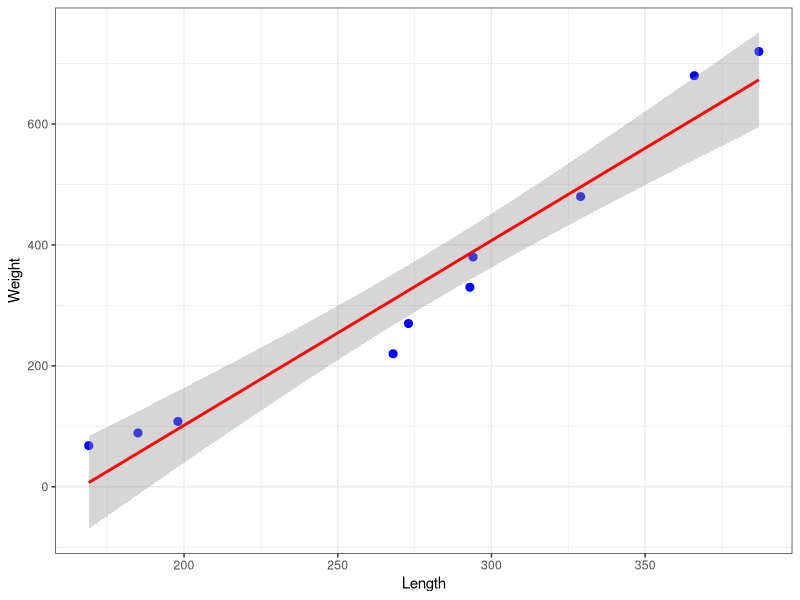
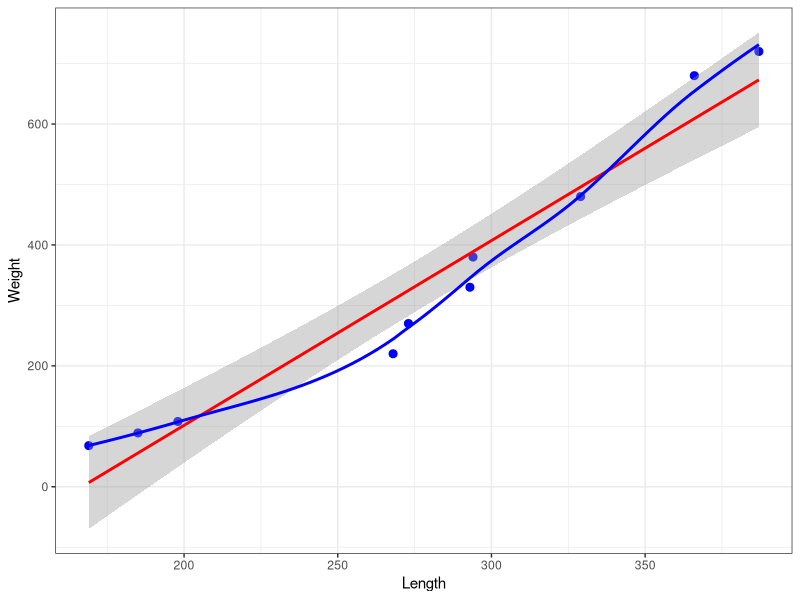

Generate these figures, in order, with R:
## ---- chunk 1
knitr::opts_chunk$set(echo = TRUE)
options(digits=3)
## ---- chunk 2
knitr::opts_chunk$set(echo = TRUE)
library(magrittr)

#Higher Certificate, Paper II, 2006.  Question 3

## ---- chunk 3
Length<- c(387 , 366, 329, 293, 273, 268, 294, 198 ,185 , 169 )
Weight<- c(720, 680, 480, 330, 270, 220, 380, 108  , 89 ,  68 )

myDF <- data.frame(Length, Weight)

## ---- chunk 4
lm.model <- lm(Weight~Length,data=myDF)
## ---- chunk 5
coef(lm.model)

## ---- chunk 6
library(ggplot2)

p <- ggplot(data = myDF, aes(x=Length,y=Weight)) 
p <- p + geom_point( col="blue", size=2.4 )
p <- p + stat_smooth(method="lm", col="red")
p <- p + theme_bw()
p
## ---- chunk 7
library(ggplot2)

p <- ggplot(data = myDF, aes(x=Length,y=Weight)) 
p <- p + geom_point( col="blue", size=2.4 )
p <- p + stat_smooth(method="lm", col="red")
p <- p + stat_smooth(col="blue",se=FALSE)
p <- p + theme_bw()
p
## ---- chunk 8
X <- Length
sum( (X - mean(X) )^2)
## ---- chunk 9
Y <- Weight
sum((Y - mean(Y) )^2)
## ---- chunk 10
# Number of Observations
n <- nrow(myDF)

sum(X*Y) - ( sum(X)*sum(Y))/n
## ---- chunk 11
summary(myDF)
## ---- chunk 12
Xbar <- mean(X)
Xbar
## ---- chunk 13
Ybar <- mean(Y)
Ybar
## ---- chunk 14
lm.model <- lm(Weight~Length,data=myDF)
summary(lm.model)

## ---- chunk 15
coef(lm.model)

## ---- chunk 16

cor(Length,Weight)


cor(Length,Weight)^2
## ---- chunk 17
library(modelr)

rsquare(lm.model,data = myDF)

